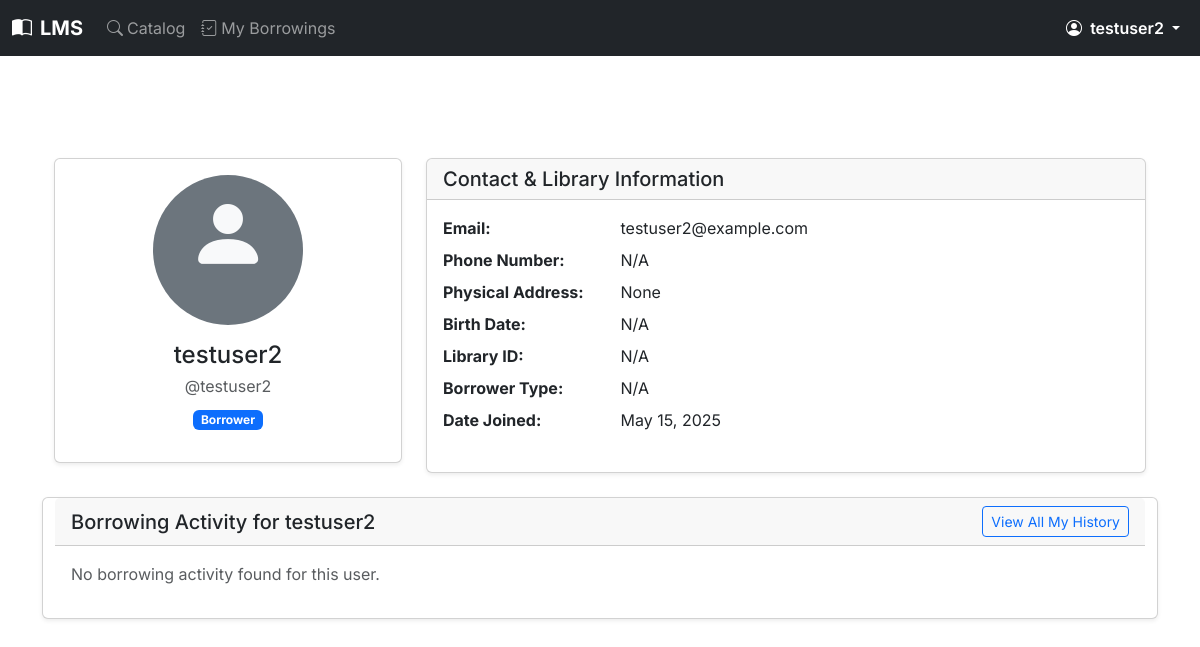
Page /profile/ (signed in) on the earlier database version.
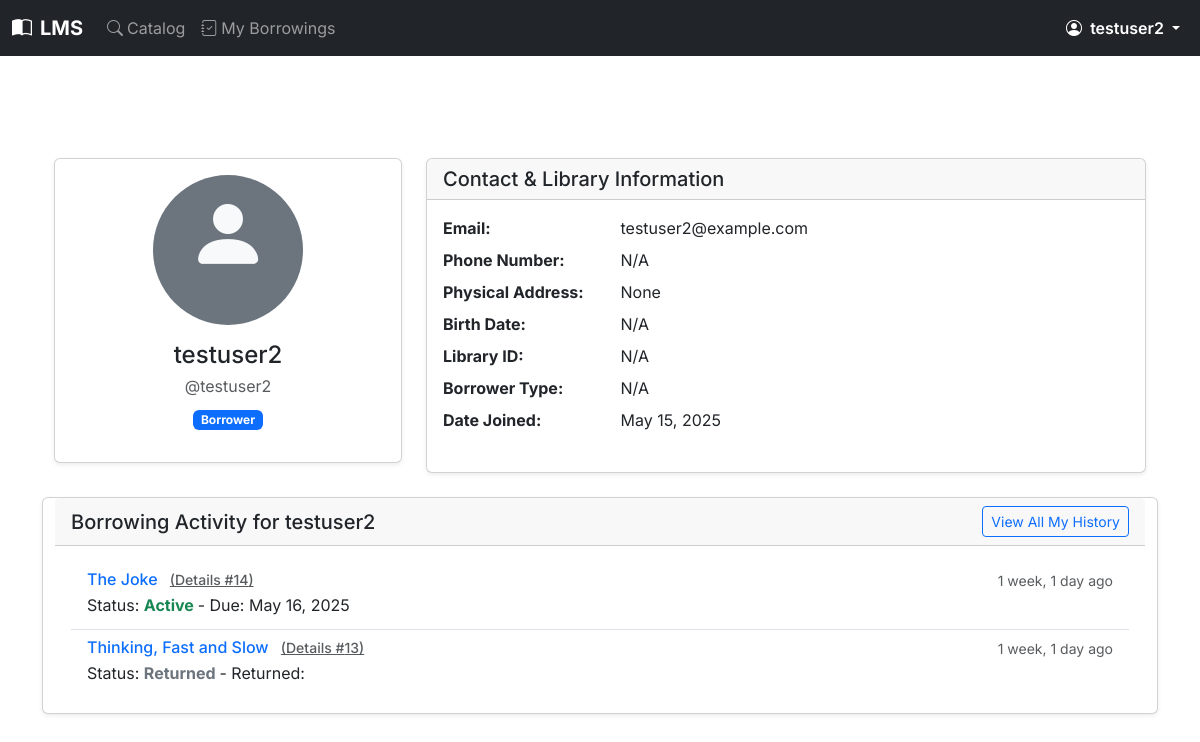
Same page on the later database version.
### books/models.py (models this page shows, shortened)
class Borrowing(models.Model):
    book_copy = models.ForeignKey(
        BookCopy,
        on_delete=models.PROTECT,
        related_name='borrowings',
        help_text=_("The specific copy of the book being borrowed")
    )
    borrower = models.ForeignKey(
        settings.AUTH_USER_MODEL,
        on_delete=models.CASCADE,
        related_name='borrowings',
        help_text=_("The user borrowing the book")
    )
    request_date = models.DateTimeField(
        verbose_name=_("Request Date"),
        auto_now_add=True,
        help_text=_("Date and time the borrow request was made or manual issue initiated.")
    )
    issue_date = models.DateTimeField(
        verbose_name=_("Issue Date"),
        null=True, blank=True,
        help_text=_("Date and time the loan was approved and officially started.")
    )
    due_date = models.DateField(
        verbose_name=_("Due Date"),
        help_text=_("Date the book is due to be returned. Set by user/staff during request/approval.")
    )
    return_date = models.DateTimeField(
        verbose_name=_("Actual Return Date"),
        null=True, blank=True,
        help_text=_("Date and time the book was actually returned.")
    )
    STATUS_CHOICES = [
        ('REQUESTED', _('Requested')),                  # Book is requested before librarian approval
        ('ACTIVE', _('Active')),                        # Book is currently borrowed by the user
        ('RETURNED', _('Returned')),                    # Book has been returned on or before the due date
        ('RETURNED_LATE', _('Returned Late')),          # Book returned after the due date
        ('OVERDUE', _('Overdue')),                      # Book not yet returned and is past its due date
        ('REJECTED', _('Request Rejected')),            # Borrow request was rejected by librarian
        ('CANCELLED', _('Request Cancelled')),          # If a borrow request was cancelled before approval
        ('LOST_BY_BORROWER', _('Lost by Borrower')),    # Borrower reported or confirmed the book as lost
    ]
    status = models.CharField(
        max_length=20,
        choices=STATUS_CHOICES,
        default='REQUESTED',
        help_text=_("Current status of this borrowing record")
    )
    fine_amount = models.DecimalField(
        max_digits=6,
        decimal_places=2,
        default=0.00,
        help_text=_("Fine incurred for this borrowing, if any (e.g., for late return)")
    )
    notes_by_librarian = models.TextField(
        blank=True,
        null=True,
        help_text=_("Internal notes by librarian regarding this loan (e.g., damage noted on return) (optional)")
    )
    class Meta:
        ordering = ['-request_date']
        verbose_name = _('Borrowing Record')
        verbose_name_plural = _('Borrowing Records')

class BookCopy(models.Model):
    book = models.ForeignKey(
        Book,
        on_delete=models.CASCADE,
        related_name='copies',
        help_text=_("The book title this specific copy belongs to")
    )
    copy_id = models.CharField(
        max_length=100,
        unique=True,
        help_text=_("Unique library barcode or identifier for this specific physical copy")
    )
    STATUS_CHOICES = [
        ('Available', _('Available')),
        ('On Loan', _('On Loan')),
        ('Reserved', _('Reserved')),
        ('Lost', _('Lost')),
        ('Damaged', _('Damaged')),
        ('In Repair', _('In Repair')),
        ('Withdrawn', _('Withdrawn from Collection')),
    ]
    status = models.CharField(
        max_length=20,
        choices=STATUS_CHOICES,
        default='Available',
        help_text=_("Current status of this book copy")
    )
    date_acquired = models.DateField(
        null=True,
        blank=True,
        help_text=_("Date this specific copy was acquired by the library (optional)")
    )
    condition_notes = models.TextField(
        blank=True,
        null=True,
        help_text=_("Notes on the condition of this copy (e.g., slight tear on cover, missing page) (optional)")
    )
    class Meta:
        ordering = ['book__title', 'copy_id']
        verbose_name = _('Book Copy')
        verbose_name_plural = _('Book Copies')

class Book(models.Model):
    isbn = models.CharField(
        _('ISBN-13'),
        max_length=17,
        primary_key=True,
        unique=True,
        validators=[isbn_validator],
        help_text=_('13 Character ISBN number. Must be unique. (e.g., 978-0596009205)')
    )
    title = models.CharField(
        max_length=255,
        help_text=_("Enter the title of the book")
    )
    authors = models.ManyToManyField(
        Author,
        related_name='books',
        help_text=_("Select or add authors for this book")
    )
    publisher = models.CharField(
        max_length=200,
        blank=True,
        null=True,
        help_text=_("Publisher of the book (optional)")
    )
    publication_date = models.DateField(
        null=True,
        blank=True,
        help_text=_("Date the book was published (optional)")
    )
    edition = models.CharField(
        max_length=100,
        blank=True,
        null=True,
        help_text=_("e.g., 1st Edition, Revised Edition (optional)")
    )
    page_count = models.PositiveIntegerField(
        null=True,
        blank=True,
        help_text=_("Total number of pages (optional)")
    )
    description = models.TextField(
        blank=True,
        null=True,
        help_text=_("A brief description or summary of the book (optional)")
    )
    cover_image = models.ImageField(
        _("Cover Image"),
        upload_to='book_covers/',
        blank=True,
        null=True,
        help_text=_("Upload the book's cover image (optional).")
    )
    categories = models.ManyToManyField(
        Category,
        related_name='books',
        help_text=_("Select or add categories for this book")
    )
    date_added_to_system = models.DateTimeField(
        auto_now_add=True,
        help_text=_("Date this book record was added to the system")
    )
    last_updated = models.DateTimeField(
        auto_now=True,
        help_text=_("Date this book record was last updated")
    )
    total_borrows = models.PositiveIntegerField(
        default=0,
        help_text=_("How many times this book title has been borrowed overall")
    )
    def display_authors(self):
        """Helper method to display authors in the Django admin interface."""
        return ', '.join(author.name for author in self.authors.all()[:3])
    display_authors.short_description = _('Authors')
    def display_categories(self):
        """Helper method to display categories in the Django admin interface."""
        return ', '.join(category.name for category in self.categories.all()[:3])
    display_categories.short_description = _('Categories')
    class Meta:
        ordering = ['title', 'isbn']
        verbose_name = _('Book')
        verbose_name_plural = _('Books')

### users/views.py (the view)
# urls.py: path('profile/', views.user_profile_view, name='my_profile'),
@login_required
def user_profile_view(request):
    profile_user = get_object_or_404(CustomUser, pk=request.user.pk)
    user_borrowings = Borrowing.objects.filter(borrower=profile_user).select_related('book_copy__book').order_by('-issue_date')[:5]
    context = {
        'profile_user': profile_user,
        'borrowings': user_borrowings,
        'page_title': _(f"My Profile: {profile_user.username}"),
        'view_context': 'portal',
        'is_own_profile': True,
        'back_url': reverse_lazy('books:portal_catalog') # Or None if no explicit back button needed
    }
    return render(request, 'users/portal/profile.html', context) # Point to the wrapper

### users/models.py (called while the page is built)
    def get_full_name(self):
        parts = [self.first_name]
        if self.middle_initial:
            parts.append(f"{self.middle_initial}.")
        parts.append(self.last_name)
        if self.suffix:
            parts.append(self.suffix)
        full_name = " ".join(filter(None, parts))
        return full_name.strip()

### users/templates/users/portal/profile.html (shortened to what this page needs)
{% extends "portal/portal_base.html" %}
{% load static %}
{% load bootstrap5 %}
{% block portal_content %}
    {% include "users/_profile_content.html" %}
{% endblock portal_content %}

### users/templates/users/_profile_content.html (shortened to what the changed rows need)
{% load static %}
{% load bootstrap5 %}
<div class="container py-4">
    <div class="row">
        {% if profile_user.role == 'BORROWER' and not profile_user.is_staff %}
        <div class="card shadow-sm">
            <div class="card-body">
                {% if borrowings %}
                <ul class="list-group list-group-flush">
                    {% for borrowing_item in borrowings %}
                        <li class="list-group-item">
                            <div class="d-flex w-100 justify-content-between">
                                <h6 class="mb-1">
                                    <a href="{% if view_context == 'dashboard' %}{% url 'books:dashboard_book_detail' isbn=borrowing_item.book_copy.book.isbn %}{% else %}{% url 'books:portal_book_detail' isbn=borrowing_item.book_copy.book.isbn %}{% endif %}" class="text-decoration-none">
                                        {{ borrowing_item.book_copy.book.title }}
                                    </a>
                                    <small class="ms-2">
                                        <a href="{% if view_context == 'dashboard' %}{% url 'books:dashboard_borrowing_detail' borrowing_id=borrowing_item.id %}{% else %}{% url 'books:portal_borrowing_detail' borrowing_id=borrowing_item.id %}{% endif %}" class="text-muted">(Details #{{ borrowing_item.id }})</a>
                                    </small>
                                </h6>
                                <small class="text-muted">{{ borrowing_item.issue_date|default:borrowing_item.request_date|timesince }} ago</small>
                            </div>
                            <p class="mb-1">
                                Status: <span class="fw-bold
                                    {% if borrowing_item.status == 'ACTIVE' %}text-success{% elif borrowing_item.status == 'OVERDUE'%}text-danger{% elif borrowing_item.status == 'REQUESTED'%}text-warning{% else %}text-secondary{% endif %}">
                                    {{ borrowing_item.get_status_display }}
                                </span>
                                {% if borrowing_item.status == 'ACTIVE' or borrowing_item.status == 'OVERDUE' %}
                                    - Due: {{ borrowing_item.due_date|date:"F j, Y" }}
                                {% elif borrowing_item.status == 'RETURNED' or borrowing_item.status == 'RETURNED_LATE' %}
                                    - Returned: {{ borrowing_item.actual_return_date|date:"F j, Y" }}
                                {% elif borrowing_item.status == 'REQUESTED' %}
                                     - Requested: {{ borrowing_item.request_date|date:"F j, Y" }}
                                {% endif %}
                            </p>
                        </li>
                    {% endfor %}
                </ul>
                {% else %}
                    <p class="text-muted">No borrowing activity found for this user.</p>
                {% endif %}
            </div>
        </div>
        {% endif %}
    </div>
</div>

Differences in the rows shown:
added Borrowing: book_copy.book "The Joke", id "14", issue_date "1 week, 1 day", status "Active", due_date "May 16, 2025"
added Borrowing: book_copy.book "Thinking, Fast and Slow", id "13", issue_date "1 week, 1 day", status "Returned"
Other differences:
text no longer shown: "No borrowing activity found for this user."
